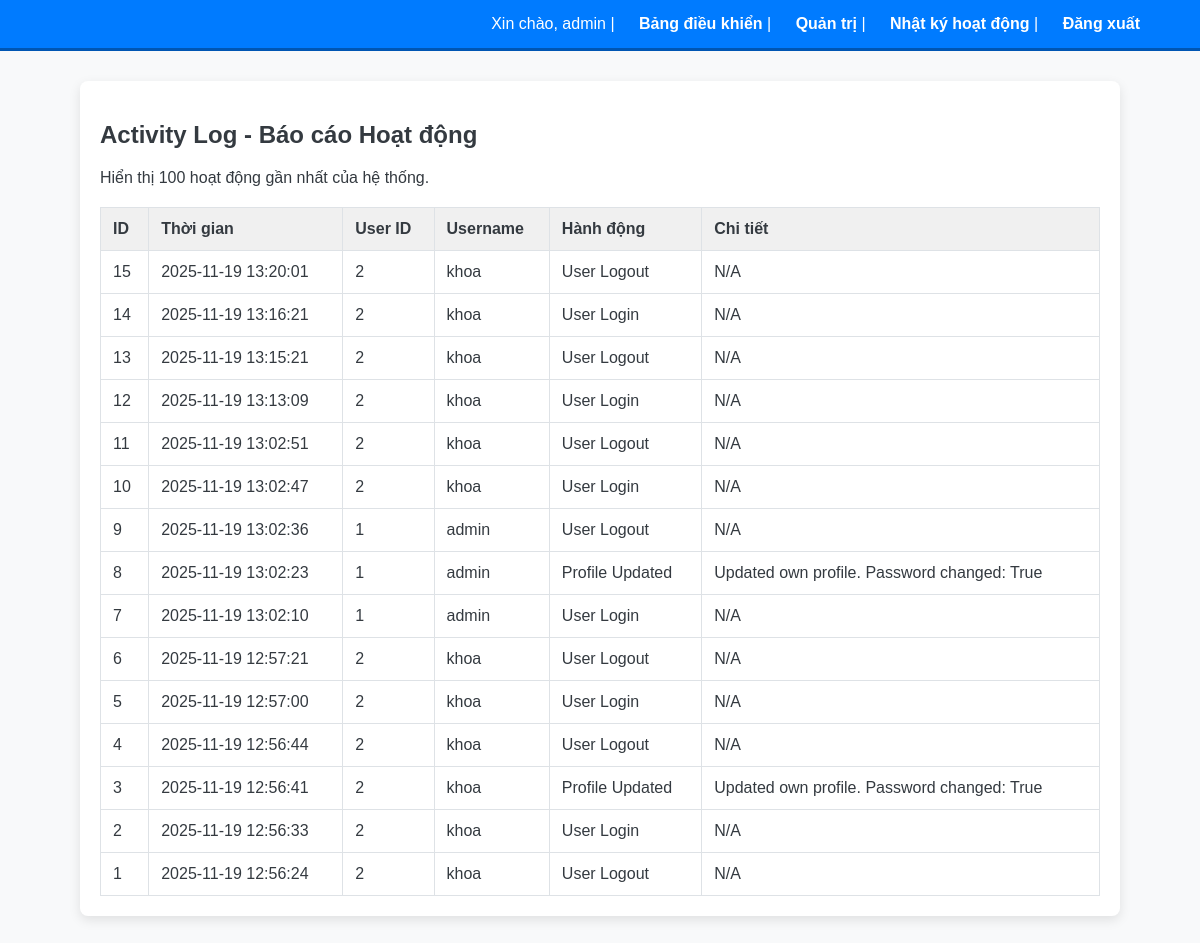
The page /admin/logs (signed in) on the database its author committed.
### models.py (models this page shows, shortened)
class User(UserMixin, db.Model):
    __tablename__ = 'users'
    id = db.Column(db.Integer, primary_key=True)
    username = db.Column(db.String(80), unique=True, nullable=False)
    email = db.Column(db.String(120), unique=True, nullable=False)
    password_hash = db.Column(db.String(128), nullable=False)
    role = db.Column(db.String(30), default='user')  # 'admin', 'user', 'manager'
    activities = db.relationship('ActivityLog', backref='user', lazy=True)
    def is_admin(self):
        return self.role == 'admin'

class ActivityLog(db.Model):
    __tablename__ = 'activity_logs'
    id = db.Column(db.Integer, primary_key=True)
    user_id = db.Column(db.Integer, db.ForeignKey('users.id'), nullable=True)
    timestamp = db.Column(db.DateTime, default=datetime.utcnow)
    action = db.Column(db.String(100), nullable=False)
    details = db.Column(db.String(255))

### app.py (the view)
@app.route('/admin/logs')
@admin_required
def activity_logs():
    from models import ActivityLog
    logs = ActivityLog.query.order_by(ActivityLog.timestamp.desc()).limit(100).all()
    return render_template('activity_logs.html', logs=logs)

### app.py (called while the page is built)
@login_manager.user_loader
def load_user(user_id):
    return User.query.get(int(user_id))

def admin_required(func):
    @wraps(func)
    def wrapper(*args, **kwargs):
        if not current_user.is_authenticated or not current_user.is_admin():
            flash('Bạn không có quyền truy cập (Chỉ dành cho Admin)', 'danger')
            return redirect(url_for('login'))
        return func(*args, **kwargs)
    return wrapper

### templates/activity_logs.html (shortened to what this page needs)
{% extends 'base.html' %}
{% block content %}
<h2>Activity Log - Báo cáo Hoạt động</h2>
<p>Hiển thị 100 hoạt động gần nhất của hệ thống.</p>
<table border="1" style="width: 100%; border-collapse: collapse;">
    <thead>
        <tr>
            <th>ID</th>
            <th>Thời gian</th>
            <th>User ID</th>
            <th>Username</th>
            <th>Hành động</th>
            <th>Chi tiết</th>
        </tr>
    </thead>
    <tbody>
        {% for log in logs %}
        <tr>
            <td>{{ log.id }}</td>
            <td>{{ log.timestamp.strftime('%Y-%m-%d %H:%M:%S') }}</td>
            <td>{{ log.user_id }}</td>
            <td>{{ log.user.username if log.user else 'System/Deleted User' }}</td>
            <td>{{ log.action }}</td>
            <td>{{ log.details if log.details else 'N/A' }}</td>
        </tr>
        {% endfor %}
    </tbody>
</table>
{% endblock %}

### templates/base.html (shortened to what this page needs)
<!doctype html>
<html lang="vi">
<head>
  <link rel="stylesheet" href="{{ url_for('static', filename='style.css') }}">
</head>
<body>
  <nav>
    {% if current_user.is_authenticated %}
      Xin chào, {{ current_user.username }} |
      <a href="{{ url_for('dashboard') }}">Bảng điều khiển</a> |
      {% if current_user.is_admin() %}
        <a href="{{ url_for('admin') }}">Quản trị</a> |
        <a href="{{ url_for('activity_logs') }}">Nhật ký hoạt động</a> |
      {% endif %}
      <a href="{{ url_for('logout') }}">Đăng xuất</a>
    {% else %}
      <a href="{{ url_for('login') }}">Đăng nhập</a> |
      <a href="{{ url_for('register') }}">Đăng ký</a>
    {% endif %}
  </nav>
  <div class="container">
    {% block content %}{% endblock %}
  </div>
</body>
</html>

### static/style.css (style rules this page uses)
body { font-family: 'Arial', sans-serif; margin: 0; padding: 0; background-color: #f8f9fa; color: #343a40; }
.container { width: 90%; max-width: 1000px; margin: 30px auto; padding: 20px; background-color: #ffffff; border-radius: 8px; box-shadow: 0 4px 12px rgba(0, 0, 0, 0.1); }
nav { background-color: #007bff; color: white; padding: 15px 5%; text-align: right; border-bottom: 3px solid #0056b3; }
nav a { color: white; text-decoration: none; margin-left: 20px; font-weight: bold; transition: color 0.3s; }
table { width: 100%; margin-top: 20px; border-collapse: collapse; }
th, td { padding: 12px; text-align: left; border: 1px solid #dee2e6; }
th { background-color: #f0f0f0; }

### templates/base.html (style rules this page uses)
.container { width: 90%; max-width: 1000px; margin: 30px auto; padding: 20px; background-color: #ffffff; border-radius: 8px; box-shadow: 0 4px 12px rgba(0, 0, 0, 0.1); }
nav { background-color: #007bff; color: white; padding: 15px 5%; text-align: right; border-bottom: 3px solid #0056b3; }
nav a { color: white; text-decoration: none; margin-left: 20px; font-weight: bold; transition: color 0.3s; }

### rows shown on the page
User: username "admin"
ActivityLog: id "15", timestamp "2025-11-19 13:20:01", user_id "2", user "khoa", action "User Logout", details "N/A"
ActivityLog: id "14", timestamp "2025-11-19 13:16:21", user_id "2", user "khoa", action "User Login", details "N/A"
ActivityLog: id "13", timestamp "2025-11-19 13:15:21", user_id "2", user "khoa", action "User Logout", details "N/A"
ActivityLog: id "12", timestamp "2025-11-19 13:13:09", user_id "2", user "khoa", action "User Login", details "N/A"
ActivityLog: id "11", timestamp "2025-11-19 13:02:51", user_id "2", user "khoa", action "User Logout", details "N/A"
ActivityLog: id "10", timestamp "2025-11-19 13:02:47", user_id "2", user "khoa", action "User Login", details "N/A"
ActivityLog: id "9", timestamp "2025-11-19 13:02:36", user_id "1", user "admin", action "User Logout", details "N/A"
ActivityLog: id "8", timestamp "2025-11-19 13:02:23", user_id "1", user "admin", action "Profile Updated", details "Updated own profile. Password changed: True"
ActivityLog: id "7", timestamp "2025-11-19 13:02:10", user_id "1", user "admin", action "User Login", details "N/A"
ActivityLog: id "6", timestamp "2025-11-19 12:57:21", user_id "2", user "khoa", action "User Logout", details "N/A"
ActivityLog: id "5", timestamp "2025-11-19 12:57:00", user_id "2", user "khoa", action "User Login", details "N/A"
ActivityLog: id "4", timestamp "2025-11-19 12:56:44", user_id "2", user "khoa", action "User Logout", details "N/A"
ActivityLog: id "3", timestamp "2025-11-19 12:56:41", user_id "2", user "khoa", action "Profile Updated", details "Updated own profile. Password changed: True"
ActivityLog: id "2", timestamp "2025-11-19 12:56:33", user_id "2", user "khoa", action "User Login", details "N/A"
ActivityLog: id "1", timestamp "2025-11-19 12:56:24", user_id "2", user "khoa", action "User Logout", details "N/A"
